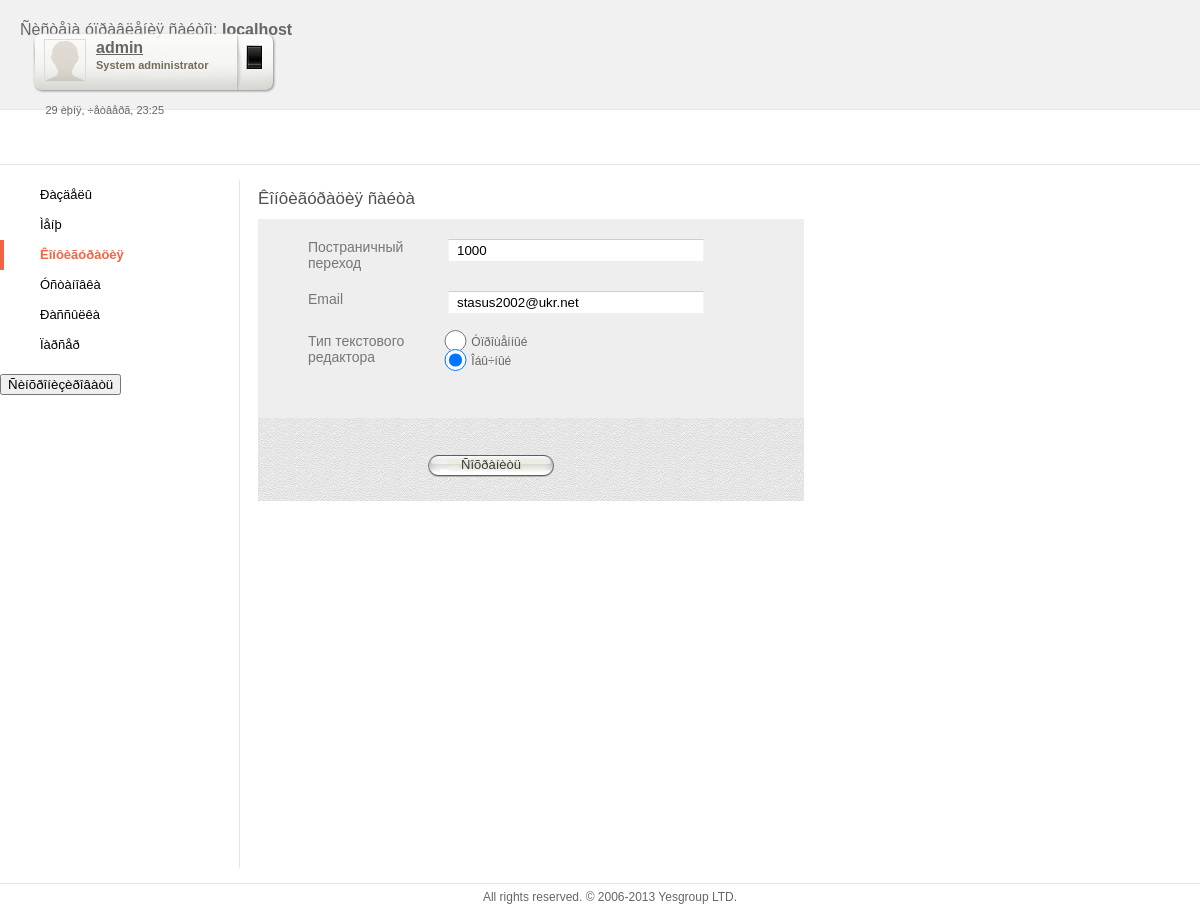
Screenshot of /admin/index.php?mode=config (signed in) with the database file from the repository.
### tables this page shows
CREATE TABLE `config` (
  `id` int(11) NOT NULL AUTO_INCREMENT,
  `name` varchar(100) NOT NULL DEFAULT '',
  `key` varchar(100) NOT NULL DEFAULT '',
  `value` varchar(100) NOT NULL DEFAULT '',
  PRIMARY KEY (`id`)
);

### admin/modules/config/config.php (the view, shortened to what this page needs)
<?php
class config extends base{
	public function preview() {
		switch (@$_GET['action']) {
			default:
                            return $this->ShowExists();
                            break;
		}
	}
	protected function ShowExists($type = null) {
		$content = '';
		$content .= '<div id="content" class="config">
		<h2>Êîíôèãóðàöèÿ ñàéòà</h2>
		<form method="POST" action="?mode=config&action=edit">
					';
		$sql = 'SELECT * FROM `config`';
		$res = mysql_query($sql);
		while ($row = mysql_fetch_assoc($res)){
		  if ($row['key'] == 'wyzywig'){
		      $input = '<input class="radio" type="radio" name="wyzywig[]" value="0" '.(($row['value']=='0')?'checked':'').'/> Óïðîùåííûé<br />
                        <input class="radio" type="radio" name="wyzywig[]" value="1" '.(($row['value']=='1')?'checked':'').' /> Îáû÷íûé';
		  }
           else
           $input = '<input type="text" name="'.$row['key'].'" value="'.$row['value'].'">';
	    		$content .= '<div class="prop"><div class="left">'.$row['name'].'</div>
                            <div class="right">'.$input.'</div></div>';
		}
		$content .= '
		<div class="bottom"><input type="submit" class="submit" name="submit_form" value="Ñîõðàíèòü"></div>
				</form>';
                $content .= '</div>';
		return $content;
	}
}
?>

### admin/includes/css/style.css (style rules this page uses)
BODY { color:#666666; font-family:'Arial'; font-size:12px; SCROLLBAR-TRACK-COLOR:#E7E7E7; SCROLLBAR-BASE-COLOR:#AAAAAA; height: 100%; }
form { margin:0; }

### admin/includes/css/ucms.css (style rules this page uses)
#content h2 { color:#505050; font:17px arial; margin-bottom:10px; display:block; }
.config .bottom { padding: 20px 120px 10px 0; left: -20px; }
.config form { padding: 20px 100px 0 20px; background: #eeeeee; display: inline-block; }

### admin/includes/css/ucms_new.css (style rules this page uses)
* { outline: none; box-sizing:border-box; -moz-box-sizing:border-box; }
p, ul, li, ol, form, input, body, html { margin: 0; padding: 0; }
#content { display:inline-block; position:relative; margin-top:10px; }
.prop { clear:both; width:100%; margin-bottom: 20px; }
.prop:after { content: " "; visibility: hidden; display: block; height: 0; clear: both; }
.left { width:170px; padding-left:30px; float:left; font:14px arial; color:#787777; }
.right { float:left; position:relative; }
.right input { width:256px!important; height:22px; padding:0 8px; border:none; border-top:1px solid #cecece; border-left:1px solid #f3f3f3; border-right: 1px solid #f3f3f3; }
.right .radio { width:25px!important; vertical-align:middle; margin-left:-5px; margin-top:-3px; }
.submit { margin:13px 0 10px 170px; color:#3b3b3b; background: url('../../img/buttons/redakt-bg.png') no-repeat 0 4px; border:none; width:126px; height:30px; padding:0 0 3px 0; cursor:pointer; font:13px/12px arial; text-align:center; }
.bottom { width:100%; padding:10px 45px 10px 10px; box-sizing: content-box; -moz-box-sizing: content-box; -webkit-box-sizing: content-box; position:relative; top:10px; left:-10px; background: url('../../img/bottom-bg.png'); height:53px; margin-top:37px; }
html { overflow-x: hidden; }

### rows the page displays
config: name "Постраничный переход", admin_pager "1000"
config: name "Email", email_admin "stasus2002@ukr.net"
config: name "Тип текстового редактора", value "☑"

### other values shown
$_SERVER['SERVER_NAME'] "localhost"
dateFormat() "29 èþíÿ, ÷åòâåðã, 23:25"
